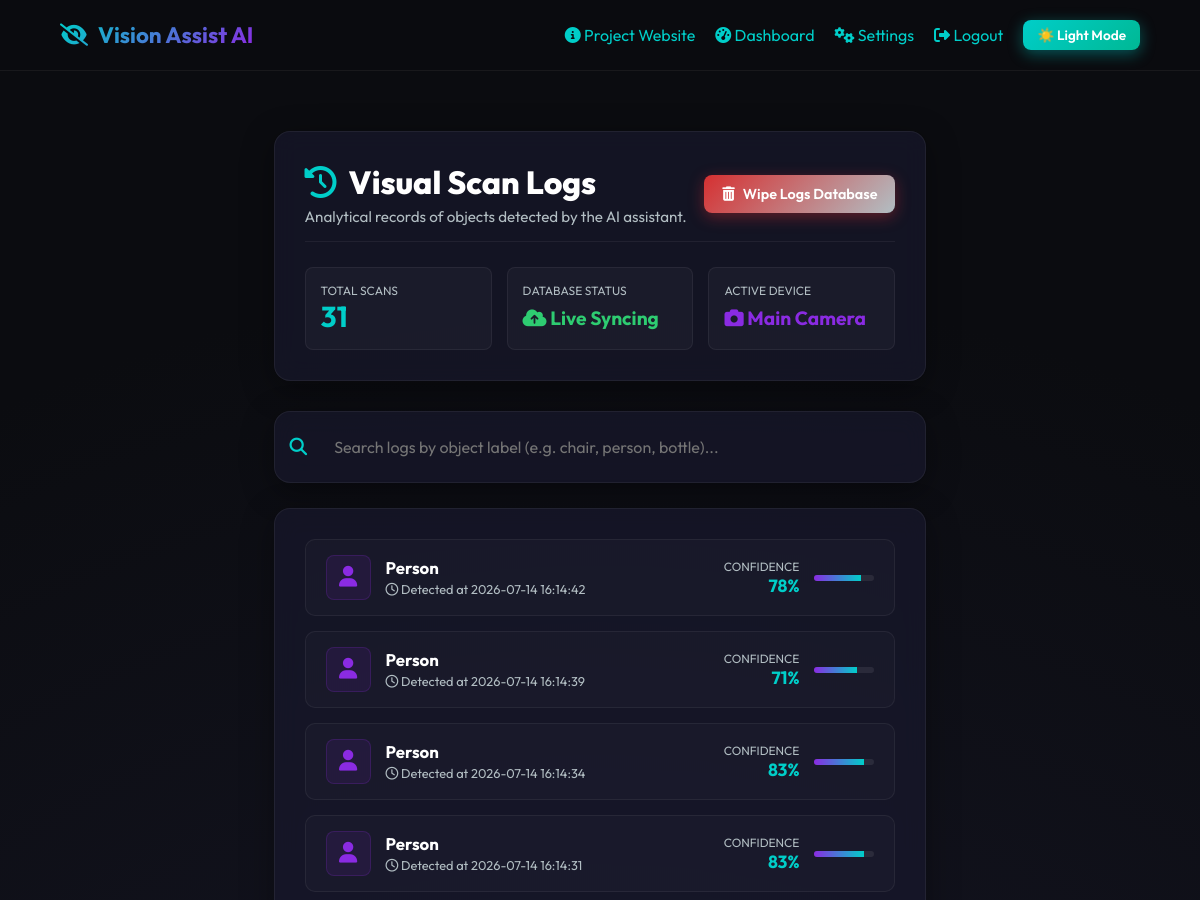
Page /history (signed in, upper part) on the earlier database version.
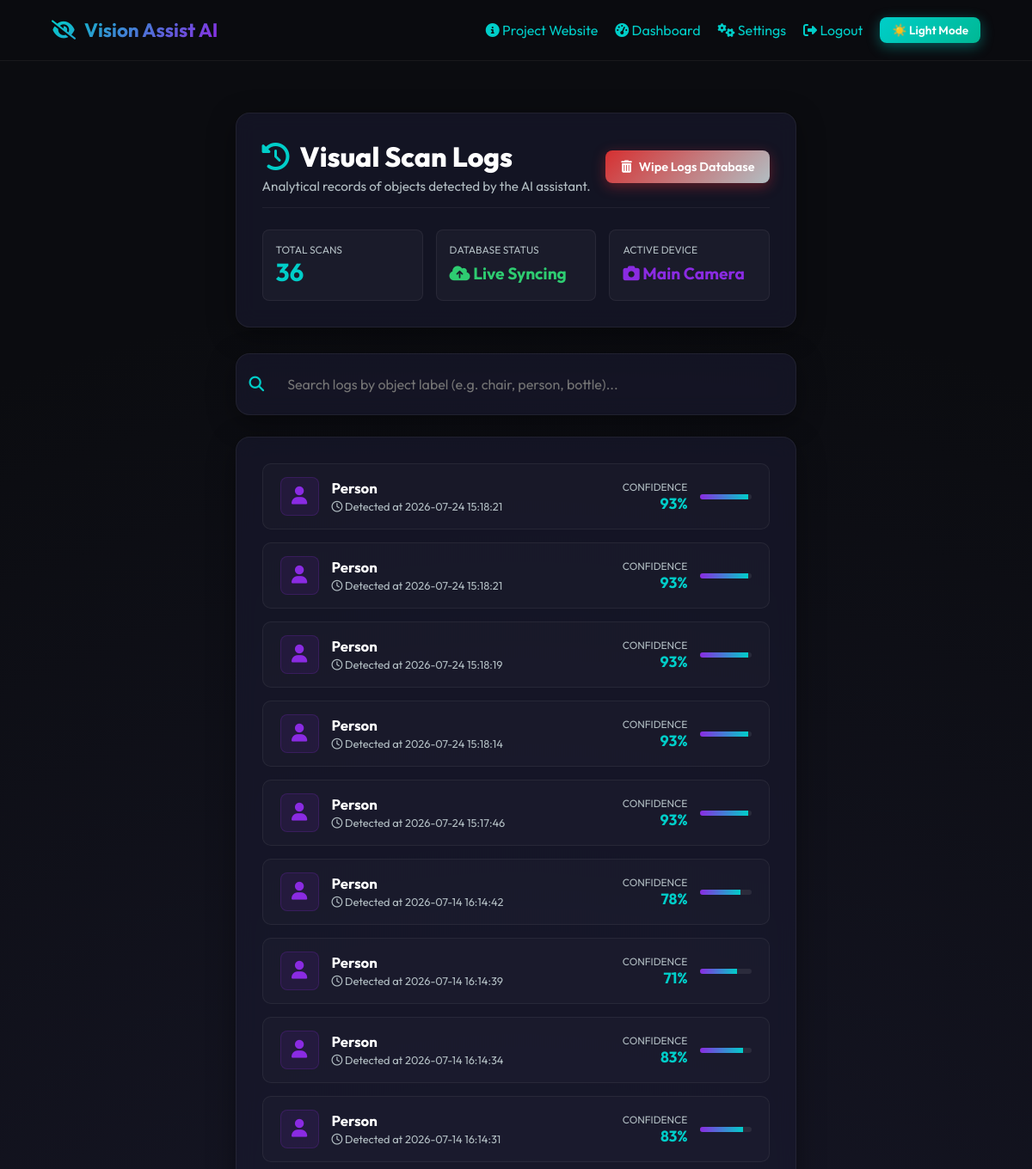
Same page on the later database version.
### tables this page shows
CREATE TABLE history(
        id INTEGER PRIMARY KEY AUTOINCREMENT,
        object_name TEXT,
        confidence REAL,
        timestamp DATETIME DEFAULT CURRENT_TIMESTAMP
    );

### app.py (the view)
@app.route("/history", methods=["GET", "POST"])
@login_required
def history():
    conn = get_db()
    cursor = conn.cursor()
    if request.method == "POST":
        cursor.execute("DELETE FROM history")
        conn.commit()
        flash("History log cleared successfully.", "success")
    cursor.execute("SELECT * FROM history ORDER BY timestamp DESC")
    logs = cursor.fetchall()
    conn.close()
    return render_template("history.html", logs=logs)

### app.py (called while the page is built, shortened)
def get_db():
    conn = sqlite3.connect("database.db")
    conn.row_factory = sqlite3.Row
    return conn

def load_settings():
    if os.path.exists(SETTINGS_FILE):
        try:
            with open(SETTINGS_FILE, "r") as f:
                return json.load(f)
        except Exception:
            pass

def login_required(f):
    @wraps(f)
    def decorated_function(*args, **kwargs):
        if "username" not in session:
            flash("Please log in to access this page.", "danger")
            return redirect(url_for("login"))
        return f(*args, **kwargs)
    return decorated_function

@app.context_processor
def inject_settings():
    return dict(settings=load_settings())

### templates/history.html (shortened to what this page needs)
{% extends 'base.html' %}
{% block content %}
<div style="max-width: 1000px; margin: 40px auto; padding: 0 20px;">
    <div class="glass-container" style="margin-bottom: 30px; text-align: left;">
        <div style="display: flex; justify-content: space-between; align-items: center; border-bottom: 1px solid var(--border-glass); padding-bottom: 15px; margin-bottom: 25px; flex-wrap: wrap; gap: 15px;">
            <div>
                <h1 style="font-size: 2rem; font-weight: 800; display: flex; align-items: center; gap: 12px; margin: 0;">
                    <i class="fa-solid fa-clock-rotate-left" style="color: var(--secondary);"></i>
                    <span>Visual Scan Logs</span>
                </h1>
                <p style="color: var(--text-secondary-dark); font-size: 0.95rem; margin-top: 5px;">Analytical records of objects detected by the AI assistant.</p>
            </div>
            {% if logs %}
                <form action="{{ url_for('history') }}" method="POST" onsubmit="return confirm('Are you sure you want to permanently delete all scan records?');" style="margin: 0;">
                    <button type="submit" class="btn btn-danger" style="padding: 10px 18px; font-size: 0.9rem;">
                        <i class="fa-solid fa-trash-can"></i> Wipe Logs Database
                    </button>
                </form>
            {% endif %}
        </div>
        <div style="display: grid; grid-template-columns: repeat(auto-fit, minmax(180px, 1fr)); gap: 15px;">
            <div style="background: rgba(255,255,255,0.03); border: 1px solid var(--border-glass); padding: 15px; border-radius: 8px;">
                <span style="font-size: 0.75rem; text-transform: uppercase; color: var(--text-secondary-dark); display: block;">Total Scans</span>
                <span style="font-size: 1.8rem; font-weight: 700; color: var(--secondary);" id="total-scans-count">{{ logs|length }}</span>
            </div>
            <div style="background: rgba(255,255,255,0.03); border: 1px solid var(--border-glass); padding: 15px; border-radius: 8px;">
                <span style="font-size: 0.75rem; text-transform: uppercase; color: var(--text-secondary-dark); display: block;">Database Status</span>
                <span style="font-size: 1.2rem; font-weight: 700; color: var(--success); display: block; margin-top: 8px;">
                    <i class="fa-solid fa-cloud-arrow-up"></i> Live Syncing
                </span>
            </div>
            <div style="background: rgba(255,255,255,0.03); border: 1px solid var(--border-glass); padding: 15px; border-radius: 8px;">
                <span style="font-size: 0.75rem; text-transform: uppercase; color: var(--text-secondary-dark); display: block;">Active Device</span>
                <span style="font-size: 1.2rem; font-weight: 700; color: var(--primary); display: block; margin-top: 8px;">
                    <i class="fa-solid fa-camera"></i> Main Camera
                </span>
            </div>
        </div>
    </div>
    {% if logs %}
        <div class="glass-container" style="padding: 15px; margin-bottom: 25px; display: flex; align-items: center; gap: 12px;">
            <i class="fa-solid fa-magnifying-glass" style="color: var(--secondary); font-size: 1.1rem;"></i>
            <input type="text" id="log-search-input" class="input-control" placeholder="Search logs by object label (e.g. chair, person, bottle)..." style="margin: 0; padding: 10px 15px; border: none; background: transparent;" onkeyup="filterLogs()">
        </div>
    {% endif %}
    <div class="glass-container" style="text-align: left;">
        {% if logs %}
            <div id="logs-cards-container" style="display: grid; gap: 15px;">
                {% for log in logs %}
                    <div class="log-card-item" data-object="{{ log.object_name | lower }}" style="display: flex; align-items: center; justify-content: space-between; padding: 15px 20px; background: rgba(255,255,255,0.02); border: 1px solid var(--border-glass); border-radius: 10px; transition: var(--transition);">
                        <div style="display: flex; align-items: center; gap: 15px;">
                            <div style="width: 45px; height: 45px; border-radius: 8px; background: rgba(138, 43, 226, 0.1); border: 1px solid rgba(138, 43, 226, 0.2); display: flex; align-items: center; justify-content: center; font-size: 1.3rem; color: var(--primary);">
                                {% if log.object_name | lower == 'person' %}
                                    <i class="fa-solid fa-user"></i>
                                {% elif log.object_name | lower == 'chair' or log.object_name | lower == 'couch' or log.object_name | lower == 'sofa' %}
                                    <i class="fa-solid fa-couch"></i>
                                {% elif log.object_name | lower == 'bottle' or log.object_name | lower == 'cup' or log.object_name | lower == 'glass' %}
                                    <i class="fa-solid fa-bottle-water"></i>
                                {% elif log.object_name | lower == 'handbag' or log.object_name | lower == 'backpack' %}
                                    <i class="fa-solid fa-bag-shopping"></i>
                                {% else %}
                                    <i class="fa-solid fa-cube"></i>
                                {% endif %}
                            </div>
                            <div>
                                <h3 style="font-size: 1.05rem; font-weight: 700; text-transform: capitalize; margin: 0;">{{ log.object_name }}</h3>
                                <span style="font-size: 0.8rem; color: var(--text-secondary-dark);"><i class="fa-regular fa-clock"></i> Detected at {{ log.timestamp }}</span>
                            </div>
                        </div>
                        <div style="display: flex; align-items: center; gap: 15px;">
                            <div style="text-align: right;">
                                <span style="font-size: 0.75rem; text-transform: uppercase; color: var(--text-secondary-dark); display: block;">Confidence</span>
                                <strong style="font-size: 1.1rem; color: var(--secondary);">{{ (log.confidence * 100)|int }}%</strong>
                            </div>
                            <div style="width: 60px; height: 6px; background: rgba(255,255,255,0.08); border-radius: 3px; overflow: hidden; display: block;">
                                <div style="width: {{ (log.confidence * 100)|int }}%; height: 100%; background: linear-gradient(90deg, var(--primary), var(--secondary));"></div>
                            </div>
                        </div>
                    </div>
                {% endfor %}
            </div>
        {% endif %}
    </div>
</div>
{% endblock %}

### templates/base.html (shortened to what this page needs)
<!DOCTYPE html>
<html lang="en">
<head>
    <link rel="stylesheet" href="https://cdnjs.cloudflare.com/ajax/libs/font-awesome/6.4.0/css/all.min.css">
    <link rel="stylesheet" href="{{ url_for('static', filename='css/style.css') }}">
</head>
<body class="{% if settings.dark_mode %}dark-mode{% endif %}">
    <nav class="navbar">
        <a href="{% if session.username %}{{ url_for('dashboard') }}{% else %}{{ url_for('login') }}{% endif %}" class="nav-logo">
            <i class="fa-solid fa-eye-slash"></i>
            <span>Vision Assist AI</span>
        </a>
        <ul class="nav-links">
            <li><a href="{{ url_for('website') }}"><i class="fa-solid fa-circle-info"></i> Project Website</a></li>
            {% if session.username %}
                <li><a href="{{ url_for('dashboard') }}"><i class="fa-solid fa-gauge-high"></i> Dashboard</a></li>
                <li><a href="{{ url_for('settings') }}"><i class="fa-solid fa-gears"></i> Settings</a></li>
                <li><a href="{{ url_for('logout') }}"><i class="fa-solid fa-right-from-bracket"></i> Logout</a></li>
            {% else %}
                <li><a href="{{ url_for('login') }}"><i class="fa-solid fa-right-to-bracket"></i> Login</a></li>
                <li><a href="{{ url_for('register') }}"><i class="fa-solid fa-user-plus"></i> Register</a></li>
            {% endif %}
            <li><button class="btn btn-secondary" id="theme-toggle" style="padding: 6px 14px; font-size: 0.85rem;"> Theme</button></li>
        </ul>
    </nav>
    <main style="flex: 1; display: flex; flex-direction: column; width: 100%;">
        {% block content %}{% endblock %}
    </main>
</body>
</html>

### static/css/style.css (style rules this page uses)
:root { --bg-dark: #0b0c10; --bg-glass: rgba(31, 38, 135, 0.08); --bg-card: rgba(26, 26, 46, 0.65); --bg-light: #f5f6fa; --border-glass: rgba(255, 255, 255, 0.06); --text-primary-dark: #ffffff; --text-secondary-dark: #b2bec3; --text-primary-light: #2d3436; --text-secondary-light: #636e72; --primary: #8a2be2; --primary-glow: rgba(138, 43, 226, 0.4); --secondary: #00cec9; --secondary-glow: rgba(0, 206, 201, 0.4); --danger: #d63031; --danger-glow: rgba(214, 48, 49, 0.4); --success: #2ecc71; --font-sans: 'Outfit', -apple-system, BlinkMacSystemFont, "Segoe UI", Roboto, sans-serif; --transition: all 0.3s cubic-bezier(0.25, 0.8, 0.25, 1); }
* { box-sizing: border-box; margin: 0; padding: 0; }
body { font-family: var(--font-sans); transition: var(--transition); background-color: var(--bg-dark); color: var(--text-primary-dark); min-height: 100vh; display: flex; flex-direction: column; overflow-x: hidden; }
body:not(.light-mode) { background-color: var(--bg-dark); background-image: radial-gradient(circle at 50% 50%, #1a1a2e 0%, #0b0c10 80%); }
a { color: var(--secondary); text-decoration: none; transition: var(--transition); }
.glass-container { background: var(--bg-card); backdrop-filter: blur(12px); -webkit-backdrop-filter: blur(12px); border: 1px solid var(--border-glass); border-radius: 16px; box-shadow: 0 8px 32px 0 rgba(0, 0, 0, 0.37); padding: 30px; transition: var(--transition); }
.btn { display: inline-flex; align-items: center; justify-content: center; padding: 12px 24px; border-radius: 8px; font-weight: 600; cursor: pointer; transition: var(--transition); border: none; font-family: var(--font-sans); font-size: 0.95rem; gap: 8px; }
.btn-secondary { background: linear-gradient(135deg, var(--secondary) 0%, #00b894 100%); color: white; box-shadow: 0 4px 15px var(--secondary-glow); }
.btn-danger { background: linear-gradient(135deg, var(--danger) 0%, #b2bec3 100%); color: white; box-shadow: 0 4px 15px var(--danger-glow); }
.input-control { width: 100%; padding: 12px 16px; background: rgba(255, 255, 255, 0.05); border: 1px solid var(--border-glass); border-radius: 8px; color: white; font-family: var(--font-sans); font-size: 1rem; transition: var(--transition); }
.navbar { display: flex; justify-content: space-between; align-items: center; padding: 20px 5%; border-bottom: 1px solid var(--border-glass); background: rgba(11, 12, 16, 0.8); backdrop-filter: blur(10px); z-index: 100; }
.nav-logo { font-weight: 700; font-size: 1.4rem; display: flex; align-items: center; gap: 10px; background: linear-gradient(135deg, var(--secondary) 0%, var(--primary) 100%); -webkit-background-clip: text; -webkit-text-fill-color: transparent; }
.nav-links { display: flex; gap: 20px; list-style: none; align-items: center; }

Differences in the rows shown:
added history: object_name "Person", timestamp "2026-07-24 15:18:21", (log.confidence*100)|int "93"
added history: object_name "Person", timestamp "2026-07-24 15:18:21", (log.confidence*100)|int "93"
added history: object_name "Person", timestamp "2026-07-24 15:18:19", (log.confidence*100)|int "93"
added history: object_name "Person", timestamp "2026-07-24 15:18:14", (log.confidence*100)|int "93"
added history: object_name "Person", timestamp "2026-07-24 15:17:46", (log.confidence*100)|int "93"
Other differences:
{{ logs|length }}: "31" → "36"
